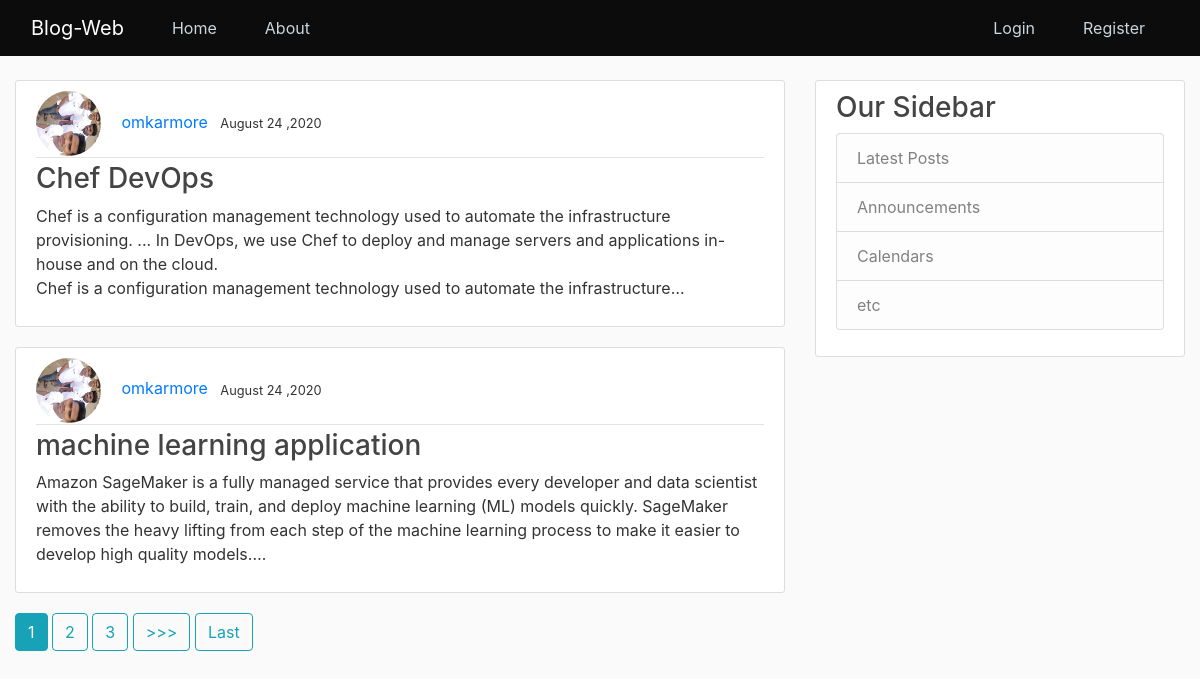
Screenshot of /blog/ with the database file from the repository.
### blogapp/models.py (models this page shows, shortened)
class Posts(models.Model):
    title=models.CharField(max_length=100)
    content=models.TextField()
    date_posted=models.DateTimeField(default=timezone.now)
    author=models.ForeignKey(User,on_delete=models.CASCADE)

### users/models.py (models this page shows, shortened)
class Profile(models.Model):
    user=models.OneToOneField(User,on_delete=models.CASCADE)
    image=models.ImageField(default="default.png" ,upload_to='profile_pics')

### blogapp/views.py (the view)
# urls.py: path('', PostListview.as_view(), name='home'),
class PostListview(ListView):
    model = Posts
    template_name='blogapp/home.html'
    context_object_name='posts'
    paginate_by = 2
    ordering = [ '-date_posted']

### blogapp/templates/blogapp/home.html (shortened to what this page needs)
{% extends 'blogapp/base.html' %}
{% block content %}
{% for post in posts %}
<article class="media content-section">
    <div class="media-body">
        <div class="article-metadata">
            <img class="rounded-circle article-img" src="{{ post.author.profile.image.url }}">
            <a class="mr-2" href="{% url 'user_posts' post.author.username %}">{{post.author}}</a>
            <small class="">{{post.date_posted|date:"F d ,Y"}}</small>
        </div>
        <h3><a class="article-title" id='title' href="{% url 'post_detail' post.id %}">{{post.title}}</a></h3>
        <p class="article-content" id="content">{{post.content}} </p>
    </div>
</article>
{% endfor %}
    {% if is_paginated %}
    {% for num in page_obj.paginator.page_range %}
      {% if page_obj.number == num %}
        <a class="btn btn-info mb-4" href="?page={{ num }}">{{ num }}</a>
      {% elif num > page_obj.number|add:'-3' and num < page_obj.number|add:'3' %}
        <a class="btn btn-outline-info mb-4" href="?page={{ num }}">{{ num }}</a>
      {% endif %}
    {% endfor %}
    {% if page_obj.has_next %}
      <a class="btn btn-outline-info mb-4" href="?page={{ page_obj.next_page_number }}">>>></a>
      <a class="btn btn-outline-info mb-4" href="?page={{ page_obj.paginator.num_pages }}">Last</a>
    {% endif %}
    {% endif %}
{% endblock %}

### blogapp/templates/blogapp/base.html (shortened to what this page needs)
{% load static %}
<!doctype html>
<html lang="en">
    <head>
        <link rel="stylesheet"
            href="https://stackpath.bootstrapcdn.com/bootstrap/4.5.2/css/bootstrap.min.css"
>
        <link rel="stylesheet" type="text/css" href="{% static 'blogapp/main.css' %}">
    </head>
    <body>
        <header class="site-header">
            <nav class="navbar navbar-expand-md navbar-dark bg-steel fixed-top">
                <div class="container">
                    <a class="navbar-brand mr-4" href="/blog">Blog-Web</a>
                    <div class="collapse navbar-collapse" id="navbarToggle">
                        <div class="navbar-nav mr-auto #navbarToggle">
                            <a class="nav-item nav-link" href="{% url 'home' %}">Home</a>
                            <a class="nav-item nav-link" href="{% url 'about' %}">About</a>
                        </div>
                        <div class="navbar-nav">
                            {% if user.is_authenticated %}
                            <a class="nav-item nav-link"href="{% url 'post_create' %}">Write Blog</a>
                            <a class="nav-item nav-link"href="{% url 'profile' %}">Profile</a>
                            <a class="nav-item nav-link"href="{% url 'logout' %}">Logout</a>
                            {% else %}
                            <a class="nav-item nav-link"href="{% url 'login' %}">Login</a>
                            <a class="nav-item nav-link"href="{% url 'register' %}">Register</a>
                            {% endif %}
                        </div>
                    </div>
                </div>
            </nav>
        </header>
        <main role="main" class="container">
            <div class="row">
                <div class="col-md-8">
                    {% block content %}{% endblock %}
                </div>
                <div class="col-md-4">
                    <div class="content-section">
                        <h3>Our Sidebar</h3>
                        <p class='text-muted'>You can put any information here
                            <ul class="list-group">
                                <li class="list-group-item
                                    list-group-item-light">Latest Posts</li>
                                <li class="list-group-item
                                    list-group-item-light">Announcements</li>
                                <li class="list-group-item
                                    list-group-item-light">Calendars</li>
                                <li class="list-group-item
                                    list-group-item-light">etc</li>
                            </ul>
                        </p>
                    </div>
                </div>
            </div>
        </main>
    </body>
</html>

### blogapp/static/blogapp/main.css (style rules this page uses)
body { background: #fafafa; color: #333333; margin-top: 5rem; }
h1, h2, h3, h4, h5, h6 { color: #444444; }
ul { margin: 0; }
.bg-steel { background-color: #0c0c0c; }
.site-header .navbar-nav .nav-link { color: #cbd5db; }
.content-section { background: #ffffff; padding: 10px 20px; border: 1px solid #dddddd; border-radius: 3px; margin-bottom: 20px; }
.article-title { color: #444444; }
.article-content { white-space: pre-line; }
.article-img { height: 65px; width: 65px; margin-right: 16px; }
.article-metadata { padding-bottom: 1px; margin-bottom: 4px; border-bottom: 1px solid #e3e3e3 }
@media (min-width: 1200px) { .container, .container-lg, .container-md, .container-sm, .container-xl { max-width: 1257px; } }
@media (min-width: 768px) { .navbar-expand-md .navbar-nav .nav-link { padding-right: 1.5rem; padding-left: 1.5rem; } }

### blogapp/templates/blogapp/base.html (style rules this page uses)
.text-muted { display: none; }
#content { display: -webkit-box; -webkit-line-clamp: 4; -webkit-box-orient: vertical; overflow: hidden; text-overflow: ellipsis; }
#title { display: -webkit-box; -webkit-line-clamp: 1; max-width: 100%; -webkit-box-orient: vertical; overflow: hidden; text-overflow: ellipsis; }

### rows the page displays
Posts: author.profile.image (picture), author "omkarmore", date_posted "August 24 ,2020", title "Chef DevOps", content "Chef is a configuration management technology used to automate the infrastructure provisioning. ... In DevOps, we use Chef to deploy and manage servers and applications in-house and on the cloud. Chef is a configuration management technology used to automate the…"
Posts: author.profile.image (picture), author "omkarmore", date_posted "August 24 ,2020", title "machine learning application", content "Amazon SageMaker is a fully managed service that provides every developer and data scientist with the ability to build, train, and deploy machine learning (ML) models quickly. SageMaker removes the heavy lifting from each step of the machine learning process to make it easier to develop high quality…"

### other values shown
{{ num }} "1"
{{ num }} "2" "3"
